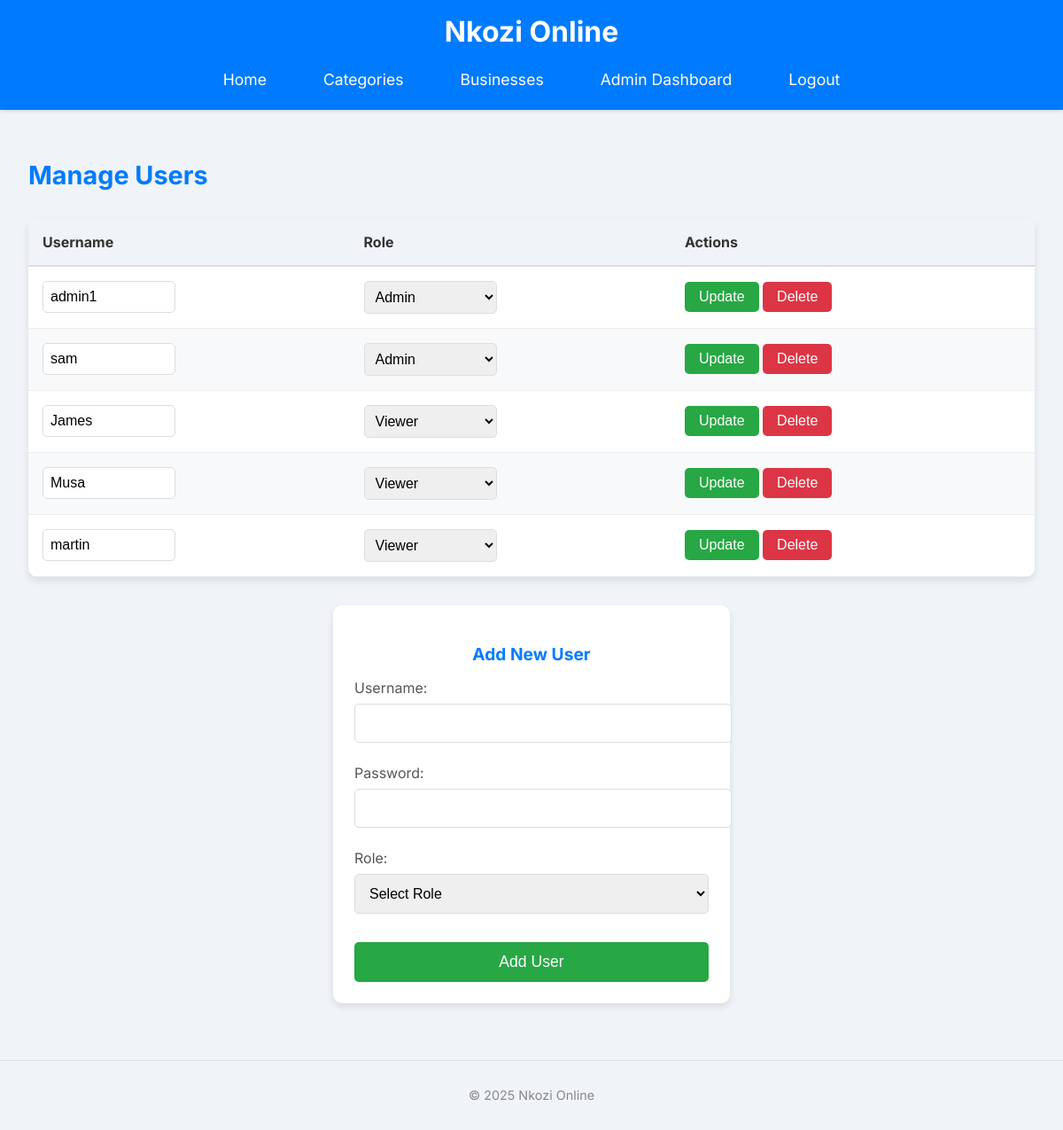
Page /manage_users.php (signed in) on the committed database.
### tables this page shows
CREATE TABLE IF NOT EXISTS `users` (
  `user_id` int NOT NULL AUTO_INCREMENT,
  `username` varchar(191) NOT NULL,
  `password_hash` varchar(255) NOT NULL,
  `role` enum('admin','editor','moderator','business','viewer') NOT NULL DEFAULT 'viewer',
  `created_at` timestamp NULL DEFAULT CURRENT_TIMESTAMP,
  PRIMARY KEY (`user_id`),
  UNIQUE KEY `username` (`username`)
);

### manage_users.php (the view, shortened to what this page needs)
<?php
include 'db_connection.php';
$stmt = $conn->prepare("SELECT user_id, username, role FROM users");
$stmt->execute();
$users = $stmt->fetchAll(PDO::FETCH_ASSOC);
?>
<!DOCTYPE html>
<html lang="en">
<head>
</head>
<body>
    <header>
        <h1>Nkozi Online</h1>
        <nav>
            <a href="index.php">Home</a>
            <a href="categories.php">Categories</a>
            <a href="businesses.php">Businesses</a>
            <a href="admin_dashboard.php">Admin Dashboard</a>
            <a href="logout.php">Logout</a>
        </nav>
    </header>
    <main>
        <h2>Manage Users</h2>
        <div class="users-list">
            <?php if (isset($users) && count($users) > 0): ?>
                <table>
                    <thead>
                        <tr>
                            <th>Username</th>
                            <th>Role</th>
                            <th>Actions</th>
                        </tr>
                    </thead>
                    <tbody>
                        <?php foreach ($users as $user): ?>
                            <tr>
                                <form method="POST" action="manage_users.php">
                                    <td>
                                        <input type="text" name="username" value="<?php echo htmlspecialchars($user['username'] ?? ''); ?>">
                                    </td>
                                    <td>
                                        <select name="role">
                                            <option value="admin" <?php echo (isset($user['role']) && $user['role'] == 'admin') ? 'selected' : ''; ?>>Admin</option>
                                            <option value="viewer" <?php echo (isset($user['role']) && $user['role'] == 'viewer') ? 'selected' : ''; ?>>Viewer</option>
                                        </select>
                                    </td>
                                    <td>
                                        <button type="submit" name="update_user" class="update">Update</button>
                                </form>
                                <form method="POST" action="manage_users.php" style="display:inline-block;" onsubmit="return confirm('Are you sure you want to delete this user?');">
                                    <button type="submit" name="delete_user" class="delete">Delete</button>
                                </form>
                            </tr>
                        <?php endforeach; ?>
                    </tbody>
                </table>
            <?php else: ?>
                <p>No users found.</p>
            <?php endif; ?>
        </div>
        <div class="add-user-form">
            <h3>Add New User</h3>
            <form method="POST" action="manage_users.php">
                <label for="new_username">Username:</label>
                <input type="text" id="new_username" name="new_username" required>
                <label for="new_password">Password:</label>
                <input type="password" id="new_password" name="new_password" required>
                <label for="new_role">Role:</label>
                <select id="new_role" name="new_role" required>
                    <option value="">Select Role</option>
                </select>
                <button type="submit" name="add_user">Add User</button>
            </form>
        </div>
    </main>
    <footer>
        <p>&copy; 2025 Nkozi Online</p>
    </footer>
</body>
</html>

### manage_users.php (style rules this page uses)
body { font-family: 'Inter', sans-serif; margin: 0; padding: 0; background-color: #f0f4f8; color: #333; min-height: 100vh; display: flex; flex-direction: column; }
header { background-color: #007BFF; color: white; padding: 1rem; text-align: center; box-shadow: 0 2px 4px rgba(0, 0, 0, 0.1); }
header h1 { margin: 0; font-size: 2rem; }
header nav { margin-top: 1rem; display: flex; justify-content: center; }
header nav a { color: white; text-decoration: none; margin: 0 1rem; font-size: 1.1rem; padding: 0.5rem 1rem; border-radius: 5px; transition: background-color 0.3s ease; }
main { padding: 2rem; flex: 1; text-align: center; }
main h2 { color: #007BFF; margin-bottom: 1.5rem; font-size: 1.8rem; text-align: left; }
.users-list { margin-top: 2rem; text-align: left; }
.users-list table { width: 100%; border-collapse: collapse; margin-bottom: 2rem; background-color: white; border-radius: 10px; box-shadow: 0 4px 8px rgba(0, 0, 0, 0.1); overflow: hidden; }
.users-list table thead th { background-color: #f0f4f8; color: #333; padding: 1rem; text-align: left; border-bottom: 2px solid #ddd; }
.users-list table tbody td { padding: 1rem; border-bottom: 1px solid #eee; }
.users-list table tbody tr:nth-child(even) { background-color: #f8f9fa; }
.users-list table td select, .users-list table td input[type="text"], .users-list table td input[type="email"] { padding: 0.5rem; border-radius: 5px; border: 1px solid #ddd; font-size: 1rem; transition: border-color 0.3s ease; width: 150px; box-sizing: border-box; }
.users-list table td form { display: inline-block; margin-right: 0.5rem; }
.users-list table td button { padding: 0.5rem 1rem; border-radius: 5px; font-size: 1rem; cursor: pointer; transition: background-color 0.3s ease, transform 0.2s ease; border: none; }
.users-list table td button.update { background-color: #28a745; color: white; }
.users-list table td button.delete { background-color: #dc3545; color: white; }
footer { margin-top: 2rem; text-align: center; color: #888; font-size: 0.9rem; padding: 1rem; background-color: #f0f4f8; border-top: 1px solid #ddd; }
.add-user-form { margin-top: 2rem; padding: 1.5rem; background-color: white; border-radius: 10px; box-shadow: 0 4px 8px rgba(0, 0, 0, 0.1); text-align: left; width: 100%; max-width: 400px; margin: auto; }
.add-user-form h3 { color: #007BFF; margin-bottom: 1rem; font-size: 1.2rem; text-align: center; }
.add-user-form label { display: block; margin-top: 1rem; font-size: 1rem; color: #555; }
.add-user-form input, .add-user-form select { width: 100%; padding: 0.75rem; margin: 0.5rem 0; border: 1px solid #ddd; border-radius: 5px; font-size: 1rem; transition: border-color 0.3s ease; }
.add-user-form button { padding: 0.75rem 1.5rem; background-color: #28a745; color: white; border: none; border-radius: 5px; font-size: 1.1rem; cursor: pointer; transition: background-color 0.3s ease, transform 0.2s ease; margin-top: 1.5rem; width: 100%; text-align: center; }

### rows in the picture
users: username "admin1", role "Admin"
users: username "sam", role "Admin"
users: username "James", role "Viewer"
users: username "Musa", role "Viewer"
users: username "martin", role "Viewer"
